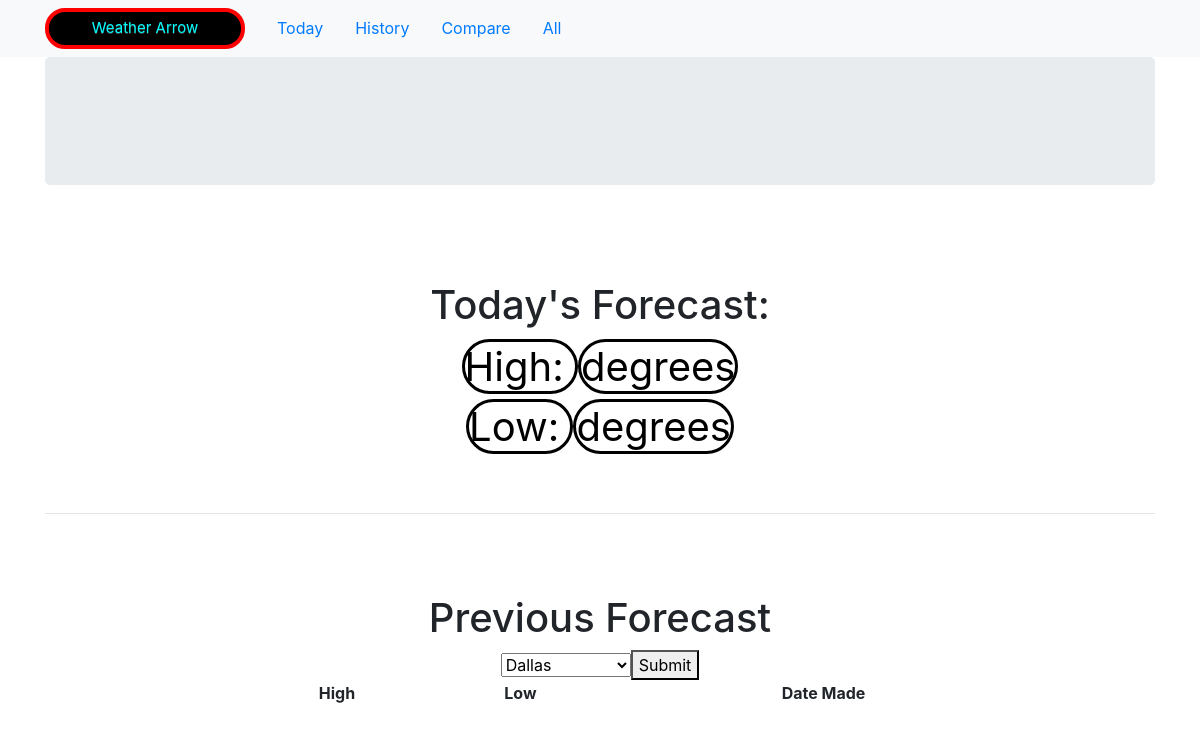
/todayS/, run on an earlier commit of the app's database.
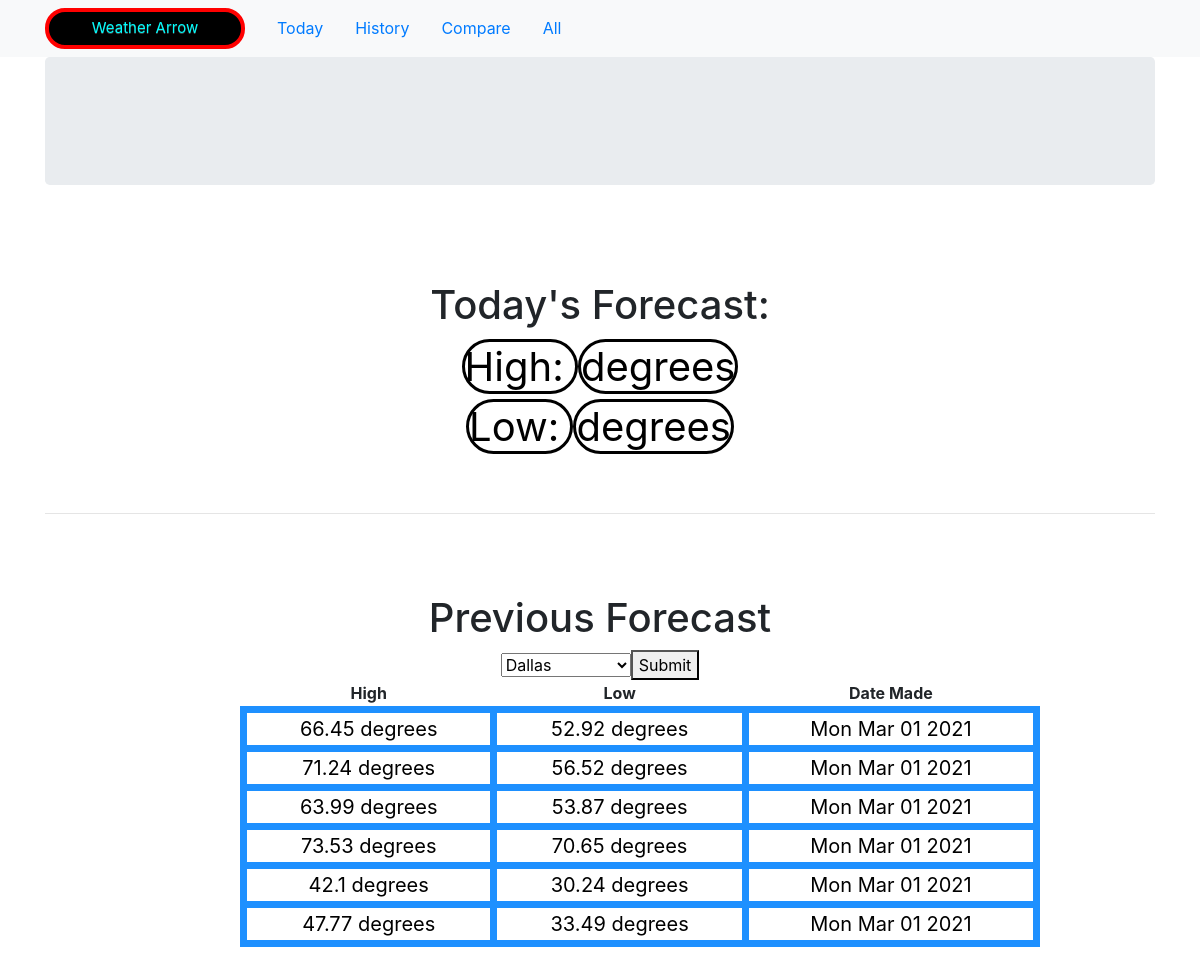
And on a later commit of the database.
### mainPage/models.py (models this page shows, shortened)
class Forecast(models.Model):
    date = models.DateField()
    date_made = models.DateField()
    high = models.FloatField()
    low = models.FloatField()
    location = models.CharField(max_length=200)

### mainPage/views.py (the view)
# urls.py: path('todayS/',views.todayFilter,name="todayS"),
def todayFilter(request):
        if(request.method ==  "POST"):
            city = request.POST.get('city')
            forecasts = Forecast.objects.filter(location=city).filter(date=date.today())
        else:
            forecasts = Forecast.objects.order_by('location').filter(date=date.today())
        forecast_list = {"forecasts":forecasts}
        return render(request,'mainPage/today.html',forecast_list)

### mainPage/templates/mainPage/today.html (shortened to what this page needs)
{% extends "mainPage/base.html" %}
{% block body_block %}
{% load convert %}
{% if check != True %}
<h1 class = "jumbotron">{{top.location}}</h1>
<br>
  <div class = "container head">
<h1>Today's Forecast: {{top.date|date:"D M d Y"}}</h1>
<span class = "r4">High: </span>
<span class = "r3">{{top.high}} degrees </span>
<br>
<span class = "r4">Low: </span>
<span class = "r3">{{top.low}} degrees </span>
<br>
</div>
<hr>
<br>
<div class = " container head">
<h1>Previous Forecast</h1>
<table>
  <th>High</th>
  <th>Low</th>
  <th>Date Made</th>
{% for fcast in forecasts %}
{% if fcast != top %}
<tr>
<td class = "r2">{{fcast.high}} degrees </td>
<td class = "r2">{{fcast.low}} degrees </td>
<td class = "r1">{{fcast.date_made|date:"D M d Y"}}</td>
</tr>
{% endif %}
{% endfor %}
</div>
{% else %}
<h2>Today</h2>
<p>
Please use the dropdown below to select the city you want to see the forecast history for Today
</p>
{% endif %}
<form class="" action= "{% url 'mainPage:todayF' %}" method="POST">
<select name = "city">
<option value = "Dallas">Dallas</option>
</select>
<button method="get" id = "color">
  Submit
</button>
</form>
{% endblock %}

### mainPage/templates/mainPage/base.html (shortened to what this page needs)
<!DOCTYPE html>
{% load static %}
<html lang="en" dir="ltr">
  <head>
    <link rel="stylesheet" href="{% static 'css/wa.css' %}">
 <link rel="stylesheet" href="https://stackpath.bootstrapcdn.com/bootstrap/4.3.1/css/bootstrap.min.css">
 <link rel="stylesheet" href="https://maxcdn.bootstrapcdn.com/bootstrap/3.3.7/css/bootstrap-theme.min.css">
  </head>
  <body>
<nav class = 'navbar navbar-expand-lg navbar-light bg-light'>
  <div class = "container">
<ul class = "navbar-nav">
<li><a id = "tb" class = "navbar-brand" href = "/">Weather Arrow</a></li>
<li class = "nav-item active"><a class = "navbar" href = "/today/">Today</a></li>
<li class = "nav-item active"><a class = "navbar" href = "{% url 'mainPage:history' %}">History</a></li>
<li class = "nav-item active"><a class = "navbar" href = "{% url 'mainPage:compare' %}">Compare</a></li>
<li class = "nav-item active"><a class = "navbar" href = "{% url 'mainPage:all' %}">All</a></li>
</ul>
  </div>
  </nav>
<div class = "container">
  {% block body_block %}
  {% endblock %}
  </div>
  </body>
</html>

### mainPage/templates/mainPage/static/css/wa.css (style rules this page uses)
.r4 { color : cyan; }
.r3 { color : red; }

### mainPage/templates/mainPage/base.html (style rules this page uses)
#tb { text-align : center; width : 200px; font-size : 15px; background-color : black; color : cyan; border : 4px solid red; border-radius : 20px; }
.r1 { border : 3px solid black; }

### mainPage/templates/mainPage/today.html (style rules this page uses)
.r3 { text-align: center; color: black; font-size: 40px; height: 100px; width: 100px; border : 3px solid black; border-radius : 40px; }
.head { width: 800px; text-align: center; padding: 40px; }
h1 { text-align: center }
.r4 { color: black; font-size: 40px; height: 100px; width: 100px; border : 3px solid black; border-radius : 40px; }
table { width: 800px; }
.r1 { color: black; font-size: 20px; border : 7px solid dodgerblue; }
.r2 { color: black; font-size: 20px; border : 7px solid dodgerblue; }

What changed in the data, as far as the page shows it:
added Forecast: high "66.45", low "52.92", date_made "Mon Mar 01 2021"
added Forecast: high "71.24", low "56.52", date_made "Mon Mar 01 2021"
added Forecast: high "63.99", low "53.87", date_made "Mon Mar 01 2021"
added Forecast: high "73.53", low "70.65", date_made "Mon Mar 01 2021"
added Forecast: high "42.1", low "30.24", date_made "Mon Mar 01 2021"
added Forecast: high "47.77", low "33.49", date_made "Mon Mar 01 2021"
